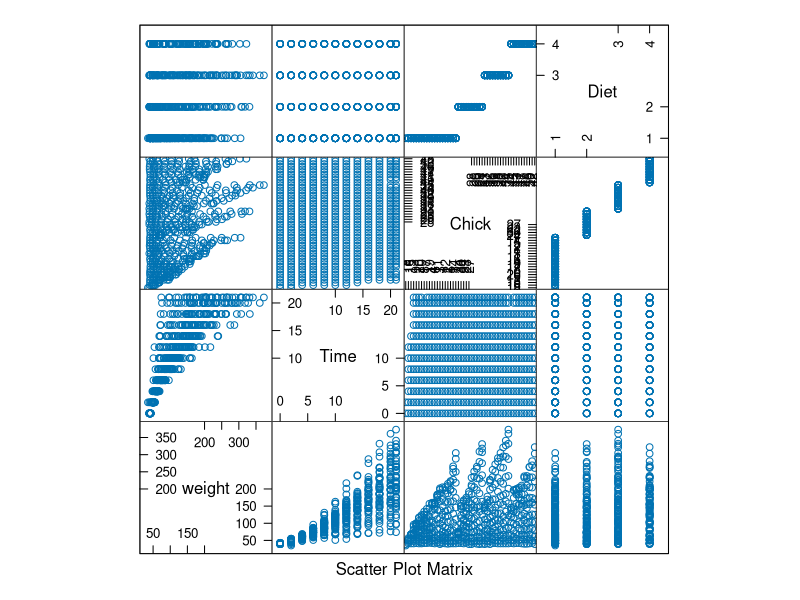
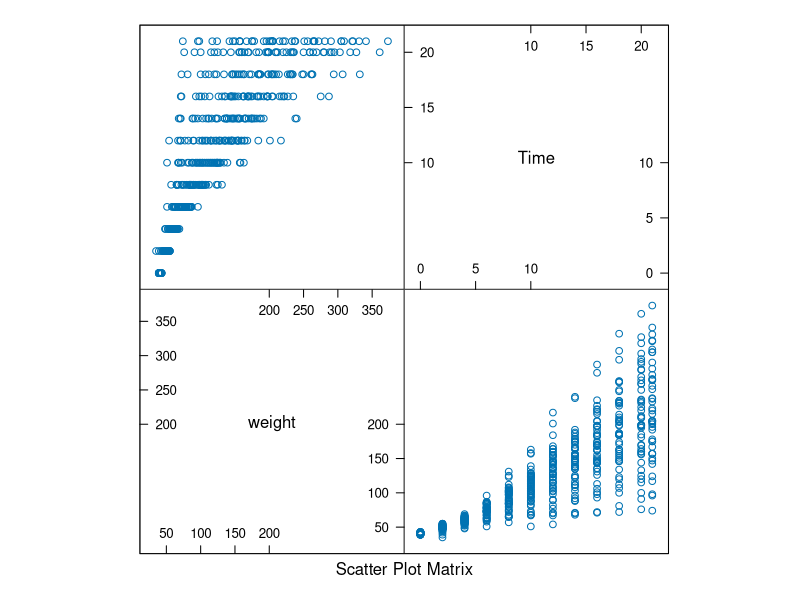
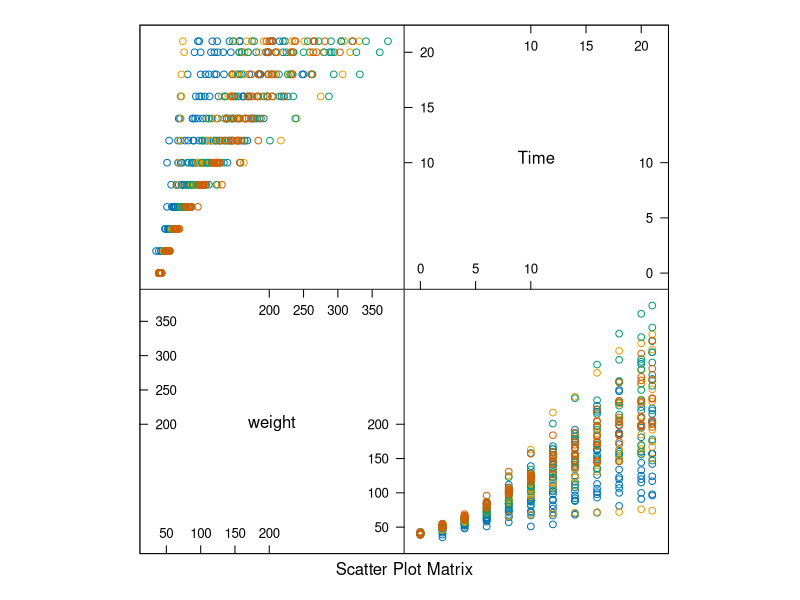
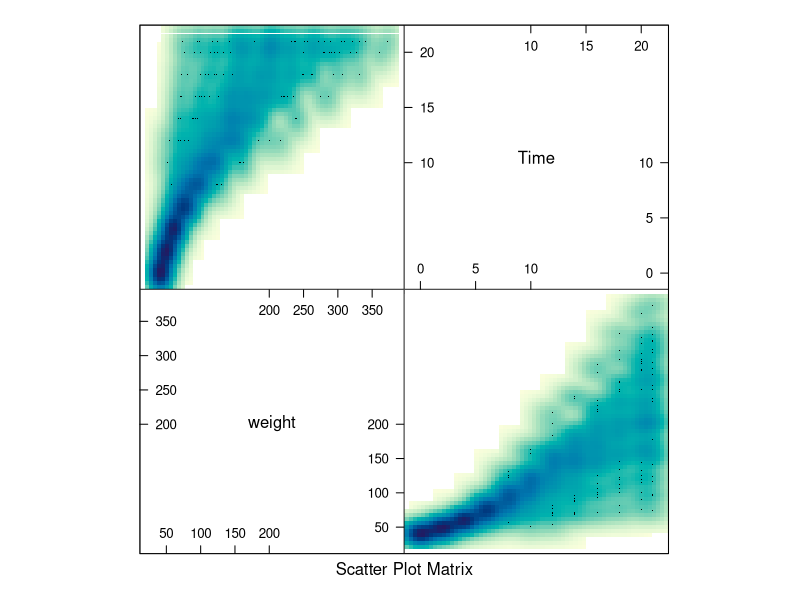
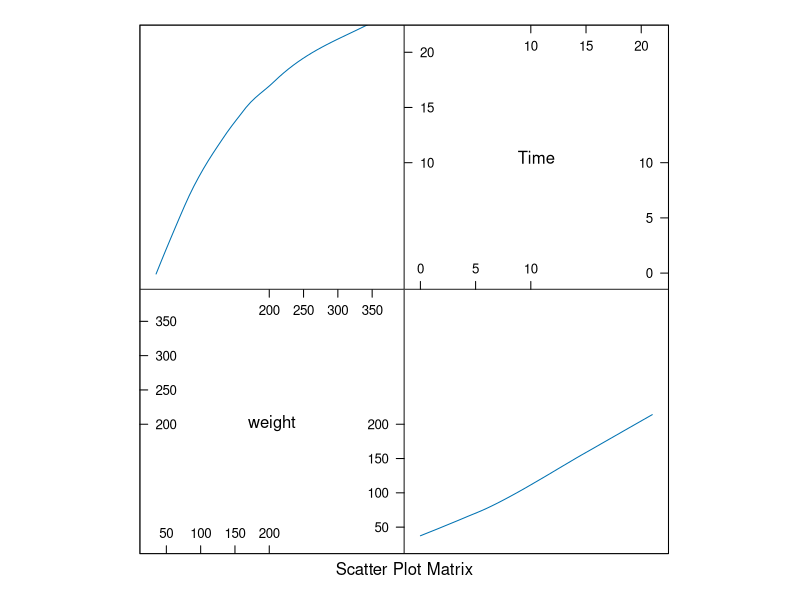
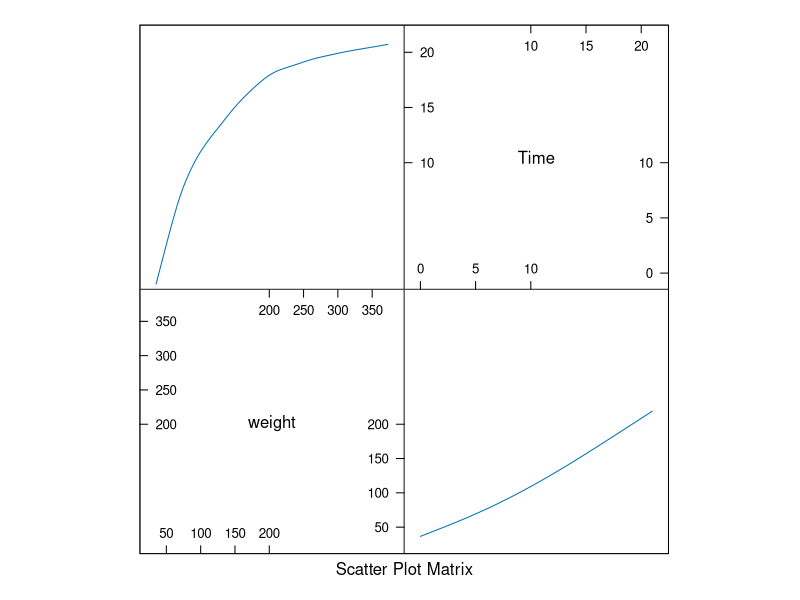
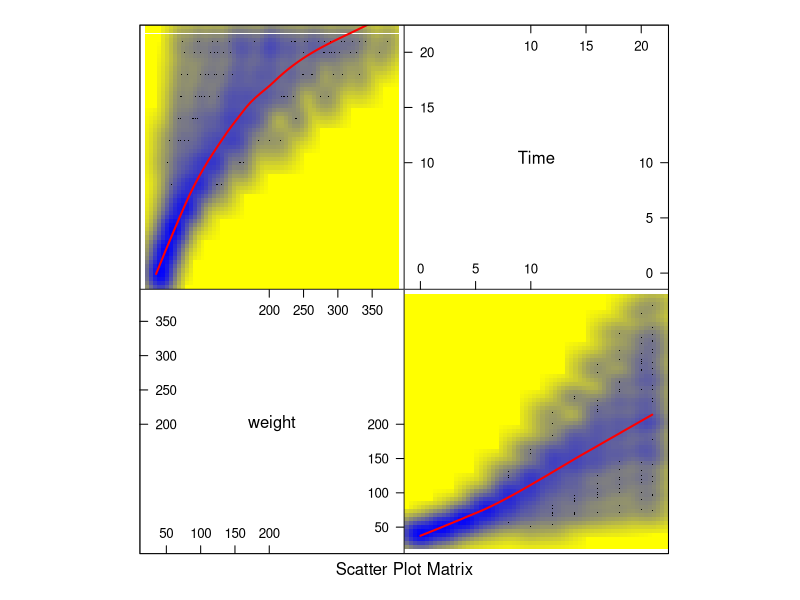

Here is the R script that generated these plots, in order:
# lattice SPLOM

# SPLOM == Scatter PLot Matrices

library(lattice)

str(ChickWeight) # so we can see what the formula is doing

splom(~ChickWeight)

splom(~ChickWeight[1:2]) # plots weight & time

splom(~ChickWeight[1:2], 
      groups = Diet, 
      data = ChickWeight) 

# changing graph to smoothscatter plot
splom(~ChickWeight[1:2], 
      groups = Diet, 
      data = ChickWeight,
      panel = panel.smoothScatter)

# other panel options
splom(~ChickWeight[1:2], 
      data = ChickWeight,
      panel = panel.loess)

splom(~ChickWeight[1:2], 
      data = ChickWeight,
      panel = panel.spline)

# combine panels

someColors <- colorRampPalette(c("yellow","blue"))

# create a function to be used with panels
myPanelFunc <- function(x,y,..){
  panel.smoothScatter(x,y, lwd = 1, colramp = someColors)
  panel.loess(x,y, lwd = 2, col = "red")
}

#...then set panel = to the panel plotting function
splom(~ChickWeight[1:2], 
      groups = Diet, 
      data = ChickWeight,
      panel = myPanelFunc
      )
      